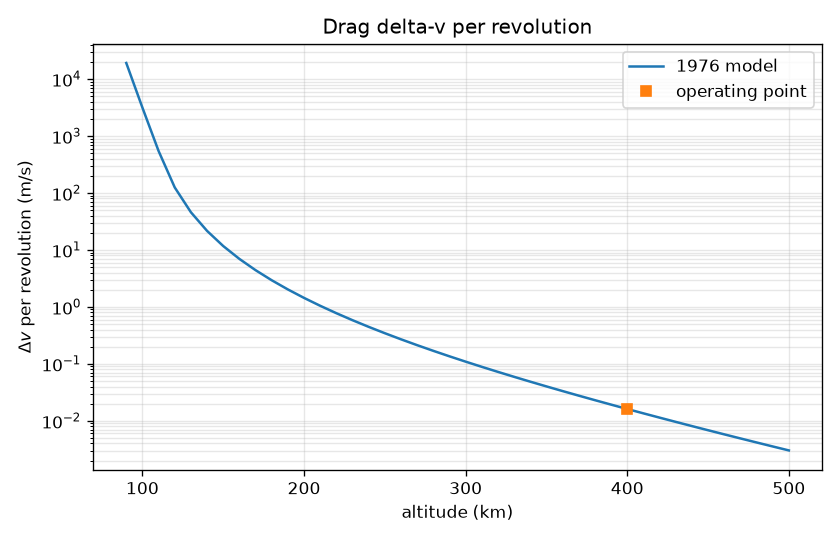

Write the Python code that produced this figure.
#!/usr/bin/env python3
"""Drag acceleration and delta-v per revolution at constant density."""

from __future__ import annotations

import argparse
import importlib.util
import math
import sys
import tempfile
from pathlib import Path

G0 = 9.80665
R0 = 6.3742e6
PLOT_TITLE = "Drag delta-v per revolution"
SKILL_DIR = Path(__file__).resolve().parent
SKILLS = SKILL_DIR.parent
ASSUMPTIONS = (
    "circular orbit; drag D = Cd*q*A with q = 0.5*rho*V^2 held constant over "
    "one revolution; delta-v per revolution is (D/m)*period; speed and period "
    "use Earth mu = g0*R0^2 with R0 = 6.3742e6 m; density comes from altitude "
    "(Standard1976 at or below 86 km, DensityAbove86km above) unless --rho is set"
)


def print_kv(key: str, value: object) -> None:
    if isinstance(value, float):
        text = f"{value:.8g}"
    else:
        text = str(value)
    print(f"{key}: {text}")


def load_module(folder: str, filename: str, name: str):
    path = SKILLS / folder / filename
    spec = importlib.util.spec_from_file_location(name, path)
    if spec is None or spec.loader is None:
        raise ImportError(path)
    module = importlib.util.module_from_spec(spec)
    spec.loader.exec_module(module)
    return module


def mu_earth() -> float:
    return G0 * R0 * R0


def circular_speed(alt_m: float) -> float:
    return R0 * math.sqrt(G0 / (R0 + alt_m))


def orbital_period(alt_m: float) -> float:
    a = R0 + alt_m
    return 2.0 * math.pi * math.sqrt(a ** 3 / mu_earth())


def density_at(alt_m: float, rho_override: float | None) -> tuple[float, str]:
    if rho_override is not None:
        if not math.isfinite(rho_override) or rho_override <= 0.0:
            raise ValueError("--rho must be positive")
        return rho_override, "override"
    if alt_m < 0.0:
        raise ValueError("--alt must be >= 0")
    if alt_m <= 86000.0:
        standard = load_module("ATMOS - Standard1976", "standard_1976.py", "standard1976_drag")
        return float(standard.atmosphere(alt_m)["rho"]), "standard1976"
    dense = load_module("ATMOS - DensityAbove86km", "density_above_86km.py", "density86_drag")
    return float(dense.state_at(alt_m)["rho"]), "density_above_86km"


def drag_force(rho: float, speed: float, cd: float, area: float) -> float:
    """drag_force at constant density."""
    return cd * 0.5 * rho * speed * speed * area


def delta_v_per_rev(force: float, mass: float, period: float) -> float:
    """drag_delta_v_per_revolution."""
    return force / mass * period


def evaluate(alt_m: float, mass: float, cd: float, area: float, rho_override: float | None) -> dict[str, float | str]:
    if min(mass, cd, area) <= 0.0 or alt_m < 0.0:
        raise ValueError("mass, Cd, and area must be positive and altitude >= 0")
    rho, source = density_at(alt_m, rho_override)
    speed = circular_speed(alt_m)
    period = orbital_period(alt_m)
    force = drag_force(rho, speed, cd, area)
    accel = force / mass
    return {
        "alt_m": alt_m,
        "rho_kg_m3": rho,
        "density_source": source,
        "V_m_s": speed,
        "period_s": period,
        "D_N": force,
        "a_m_s2": accel,
        "dv_per_rev_m_s": delta_v_per_rev(force, mass, period),
    }


def emit(state: dict[str, float | str], graph: Path | None) -> None:
    print_kv("assumptions", ASSUMPTIONS)
    print_kv("model", "constant-density drag delta-v per revolution")
    for key in ("alt_m", "rho_kg_m3", "density_source", "V_m_s", "period_s", "D_N", "a_m_s2", "dv_per_rev_m_s"):
        print_kv(key, state[key])
    if graph is not None:
        print_kv("graph", str(graph))


def write_plot(mass: float, cd: float, area: float, marker_alt: float, marker_dv: float, out_path: Path) -> None:
    import matplotlib.pyplot as plt

    # Sample the thermosphere. Building the density grid once, then querying it.
    dense = load_module("ATMOS - DensityAbove86km", "density_above_86km.py", "density86_plot")
    altitudes = [90000.0 + 10000.0 * i for i in range(42)]
    delta_vs = []
    for alt in altitudes:
        rho = float(dense.state_at(alt)["rho"])
        speed = circular_speed(alt)
        period = orbital_period(alt)
        delta_vs.append(delta_v_per_rev(drag_force(rho, speed, cd, area), mass, period))
    fig, ax = plt.subplots(figsize=(7.0, 4.5))
    ax.semilogy([z / 1000.0 for z in altitudes], delta_vs, color="C0", label="1976 model")
    if 90000.0 <= marker_alt <= 500000.0:
        ax.plot(marker_alt / 1000.0, marker_dv, "s", color="C1", label="operating point")
    ax.set_xlabel("altitude (km)")
    ax.set_ylabel(r"$\Delta v$ per revolution (m/s)")
    ax.set_title(PLOT_TITLE)
    ax.grid(True, which="both", alpha=0.3)
    ax.legend()
    fig.tight_layout()
    out_path.parent.mkdir(parents=True, exist_ok=True)
    fig.savefig(out_path, dpi=120)
    plt.close(fig)


def run_check() -> int:
    def fail(msg: str) -> int:
        print(f"check: fail: {msg}", file=sys.stderr)
        return 1

    alt = 400000.0
    rho = 1.0e-11
    mass = 50.0
    cd = 2.2
    area = 0.8
    speed = circular_speed(alt)
    period = orbital_period(alt)
    force = drag_force(rho, speed, cd, area)
    dv = delta_v_per_rev(force, mass, period)
    manual = (cd * 0.5 * rho * speed ** 2 * area) / mass * period
    if abs(dv - manual) > 1e-12 * max(1.0, abs(dv)):
        return fail("delta-v identity")
    # Period identity: 2*pi*sqrt(a^3/mu).
    a = R0 + alt
    if abs(period - 2.0 * math.pi * math.sqrt(a ** 3 / mu_earth())) > 1e-6:
        return fail("period")
    state = evaluate(alt, mass, cd, area, rho)
    if state["density_source"] != "override" or abs(float(state["dv_per_rev_m_s"]) - dv) > 1e-12:
        return fail("override path")
    # Below 86 km must use Standard1976, not the thermosphere model.
    low = evaluate(20000.0, mass, cd, area, None)
    if low["density_source"] != "standard1976":
        return fail(f"low altitude source {low['density_source']}")
    if not (1.0e-2 < float(low["rho_kg_m3"]) < 2.0e-1):
        return fail(f"20 km density {low['rho_kg_m3']}")
    with tempfile.TemporaryDirectory() as tmp:
        path = Path(tmp) / "drag.png"
        code = main([
            "--alt", "400000", "--mass", "50", "--cd", "2.2", "--area", "0.8",
            "--rho", "1e-11", "--out", str(path),
        ])
        if code != 0 or path.stat().st_size < 1000:
            return fail("plot")
    print("check: pass")
    print_kv("dv_override", dv)
    print_kv("rho_20km", low["rho_kg_m3"])
    return 0


def parse_args(argv: list[str] | None = None) -> argparse.Namespace:
    parser = argparse.ArgumentParser(description="Aerodynamic drag delta-v per circular revolution.")
    parser.add_argument("--alt", type=float, required=False)
    parser.add_argument("--mass", type=float, required=False)
    parser.add_argument("--cd", type=float, required=False)
    parser.add_argument("--area", type=float, required=False)
    parser.add_argument("--rho", type=float, default=None)
    parser.add_argument("--out", type=Path, default=None)
    parser.add_argument("--check", action="store_true")
    return parser.parse_args(argv)


def main(argv: list[str] | None = None) -> int:
    args = parse_args(argv)
    if args.check:
        return run_check()
    if None in (args.alt, args.mass, args.cd, args.area):
        print("error: requires --alt, --mass, --cd, and --area", file=sys.stderr)
        return 2
    try:
        state = evaluate(args.alt, args.mass, args.cd, args.area, args.rho)
    except ValueError as exc:
        print(f"error: {exc}", file=sys.stderr)
        return 2
    graph = None
    if args.out is not None:
        try:
            write_plot(args.mass, args.cd, args.area, args.alt, float(state["dv_per_rev_m_s"]), args.out)
        except Exception as exc:
            print(f"error: {exc}", file=sys.stderr)
            return 2
        graph = args.out
    emit(state, graph)
    return 0


if __name__ == "__main__":
    sys.exit(main())
